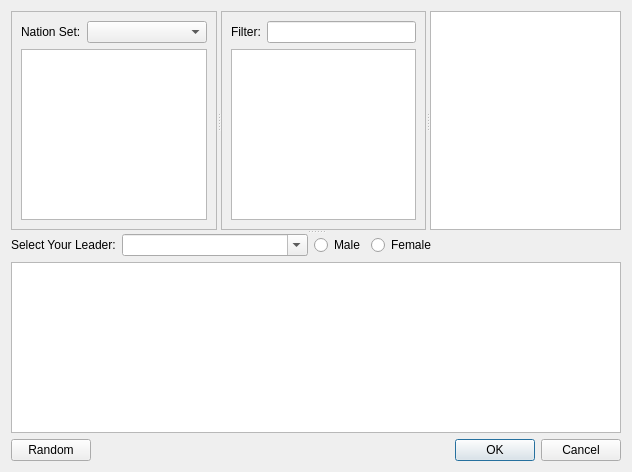
<?xml version="1.0" encoding="UTF-8"?>
<ui version="4.0">
 <class>NationDialog</class>
 <widget class="QDialog" name="NationDialog">
  <property name="geometry">
   <rect>
    <x>0</x>
    <y>0</y>
    <width>632</width>
    <height>472</height>
   </rect>
  </property>
  <property name="windowTitle">
   <string>Dialog</string>
  </property>
  <layout class="QVBoxLayout" name="verticalLayout_5">
   <item>
    <widget class="QSplitter" name="splitter_2">
     <property name="orientation">
      <enum>Qt::Vertical</enum>
     </property>
     <widget class="QSplitter" name="splitter">
      <property name="orientation">
       <enum>Qt::Horizontal</enum>
      </property>
      <widget class="QFrame" name="setFrame">
       <property name="frameShape">
        <enum>QFrame::StyledPanel</enum>
       </property>
       <property name="frameShadow">
        <enum>QFrame::Sunken</enum>
       </property>
       <layout class="QVBoxLayout" name="verticalLayout">
        <item>
         <layout class="QHBoxLayout" name="horizontalLayout_2">
          <item>
           <widget class="QLabel" name="setLabel">
            <property name="text">
             <string>Nation Set:</string>
            </property>
           </widget>
          </item>
          <item>
           <widget class="QComboBox" name="setCombo">
            <property name="sizePolicy">
             <sizepolicy hsizetype="Expanding" vsizetype="Fixed">
              <horstretch>0</horstretch>
              <verstretch>0</verstretch>
             </sizepolicy>
            </property>
           </widget>
          </item>
         </layout>
        </item>
        <item>
         <widget class="QListWidget" name="groupList">
          <property name="minimumSize">
           <size>
            <width>30</width>
            <height>30</height>
           </size>
          </property>
          <property name="autoScroll">
           <bool>false</bool>
          </property>
          <property name="editTriggers">
           <set>QAbstractItemView::NoEditTriggers</set>
          </property>
          <property name="showDropIndicator" stdset="0">
           <bool>false</bool>
          </property>
         </widget>
        </item>
       </layout>
      </widget>
      <widget class="QFrame" name="nationFrame">
       <property name="frameShape">
        <enum>QFrame::StyledPanel</enum>
       </property>
       <property name="frameShadow">
        <enum>QFrame::Raised</enum>
       </property>
       <layout class="QVBoxLayout" name="verticalLayout_3">
        <item>
         <layout class="QHBoxLayout" name="horizontalLayout_3">
          <item>
           <widget class="QLabel" name="filterLabel">
            <property name="text">
             <string>Filter:</string>
            </property>
           </widget>
          </item>
          <item>
           <widget class="QLineEdit" name="filterEdit"/>
          </item>
         </layout>
        </item>
        <item>
         <widget class="QListView" name="nationList">
          <property name="editTriggers">
           <set>QAbstractItemView::NoEditTriggers</set>
          </property>
         </widget>
        </item>
       </layout>
      </widget>
      <widget class="QListWidget" name="styleList">
       <property name="minimumSize">
        <size>
         <width>30</width>
         <height>30</height>
        </size>
       </property>
       <property name="autoScroll">
        <bool>false</bool>
       </property>
       <property name="editTriggers">
        <set>QAbstractItemView::NoEditTriggers</set>
       </property>
      </widget>
     </widget>
     <widget class="QWidget" name="layoutWidget">
      <layout class="QVBoxLayout" name="verticalLayout_2">
       <item>
        <layout class="QHBoxLayout" name="horizontalLayout_5">
         <item>
          <widget class="QLabel" name="leaderLabel">
           <property name="text">
            <string>Select Your Leader:</string>
           </property>
          </widget>
         </item>
         <item>
          <widget class="QComboBox" name="leaderCombo">
           <property name="sizePolicy">
            <sizepolicy hsizetype="MinimumExpanding" vsizetype="Fixed">
             <horstretch>0</horstretch>
             <verstretch>0</verstretch>
            </sizepolicy>
           </property>
           <property name="editable">
            <bool>true</bool>
           </property>
           <property name="maxVisibleItems">
            <number>15</number>
           </property>
          </widget>
         </item>
         <item>
          <widget class="QRadioButton" name="maleButton">
           <property name="text">
            <string>Male</string>
           </property>
           <attribute name="buttonGroup">
            <string notr="true">sexGroup</string>
           </attribute>
          </widget>
         </item>
         <item>
          <widget class="QRadioButton" name="femaleButton">
           <property name="text">
            <string>Female</string>
           </property>
           <attribute name="buttonGroup">
            <string notr="true">sexGroup</string>
           </attribute>
          </widget>
         </item>
         <item>
          <spacer name="horizontalSpacer_2">
           <property name="orientation">
            <enum>Qt::Horizontal</enum>
           </property>
           <property name="sizeHint" stdset="0">
            <size>
             <width>40</width>
             <height>20</height>
            </size>
           </property>
          </spacer>
         </item>
        </layout>
       </item>
       <item>
        <widget class="QTextBrowser" name="infoBrowser">
         <property name="minimumSize">
          <size>
           <width>100</width>
           <height>50</height>
          </size>
         </property>
        </widget>
       </item>
       <item>
        <layout class="QHBoxLayout" name="horizontalLayout">
         <item>
          <widget class="QPushButton" name="randomButton">
           <property name="text">
            <string>Random</string>
           </property>
          </widget>
         </item>
         <item>
          <spacer name="horizontalSpacer">
           <property name="orientation">
            <enum>Qt::Horizontal</enum>
           </property>
           <property name="sizeHint" stdset="0">
            <size>
             <width>40</width>
             <height>20</height>
            </size>
           </property>
          </spacer>
         </item>
         <item>
          <widget class="QDialogButtonBox" name="buttonBox">
           <property name="orientation">
            <enum>Qt::Horizontal</enum>
           </property>
           <property name="standardButtons">
            <set>QDialogButtonBox::Cancel|QDialogButtonBox::Ok</set>
           </property>
          </widget>
         </item>
        </layout>
       </item>
      </layout>
     </widget>
    </widget>
   </item>
  </layout>
 </widget>
 <resources/>
 <connections>
  <connection>
   <sender>buttonBox</sender>
   <signal>accepted()</signal>
   <receiver>NationDialog</receiver>
   <slot>accept()</slot>
   <hints>
    <hint type="sourcelabel">
     <x>248</x>
     <y>254</y>
    </hint>
    <hint type="destinationlabel">
     <x>157</x>
     <y>274</y>
    </hint>
   </hints>
  </connection>
  <connection>
   <sender>buttonBox</sender>
   <signal>rejected()</signal>
   <receiver>NationDialog</receiver>
   <slot>reject()</slot>
   <hints>
    <hint type="sourcelabel">
     <x>316</x>
     <y>260</y>
    </hint>
    <hint type="destinationlabel">
     <x>286</x>
     <y>274</y>
    </hint>
   </hints>
  </connection>
  <connection>
   <sender>randomButton</sender>
   <signal>clicked()</signal>
   <receiver>NationDialog</receiver>
   <slot>reject()</slot>
   <hints>
    <hint type="sourcelabel">
     <x>47</x>
     <y>456</y>
    </hint>
    <hint type="destinationlabel">
     <x>318</x>
     <y>238</y>
    </hint>
   </hints>
  </connection>
 </connections>
 <buttongroups>
  <buttongroup name="sexGroup"/>
 </buttongroups>
</ui>
